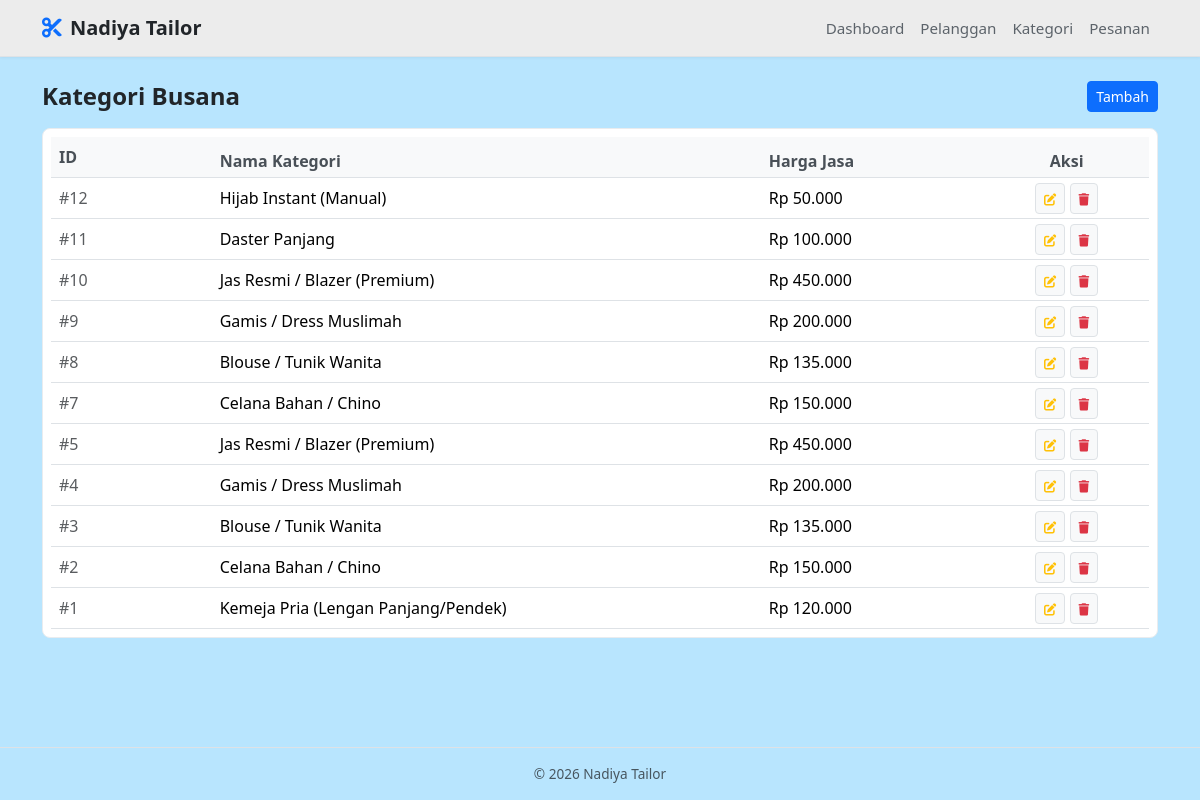
The page /kategori/index.php on the database its author committed.
### tables this page shows
CREATE TABLE `kategori` (
  `id_kategori` int(11) NOT NULL,
  `nama_kategori` varchar(100) NOT NULL,
  `harga_dasar` int(11) NOT NULL
);

### kategori/index.php (the view)
<?php
include '../config/koneksi.php';
include '../includes/header.php';
$query = "SELECT * FROM kategori ORDER BY id_kategori DESC";
$result = mysqli_query($koneksi, $query);
?>
<div class="d-flex justify-content-between align-items-center mb-3">
    <h4 class="fw-semibold text-dark m-0">Kategori Busana</h4>
    <a href="tambah.php" class="btn btn-sm btn-primary">Tambah</a>
</div>
<div class="card p-2">
    <div class="table-responsive">
        <table class="table table-sm table-hover align-middle m-0">
            <thead>
                <tr>
                    <th width="15%" class="p-2">ID</th>
                    <th width="50%">Nama Kategori</th>
                    <th width="20%">Harga Jasa</th>
                    <th width="15%" class="text-center">Aksi</th>
                </tr>
            </thead>
            <tbody>
                <?php while($row = mysqli_fetch_assoc($result)) { ?>
                <tr>
                    <td class="p-2 text-muted">#<?= $row['id_kategori']; ?></td>
                    <td class="fw-medium"><?= htmlspecialchars($row['nama_kategori']); ?></td>
                    <td>Rp <?= number_format($row['harga_dasar'], 0, ',', '.'); ?></td>
                    <td class="text-center">
                        <a href="edit.php?id=<?= $row['id_kategori']; ?>" class="btn btn-sm btn-light border text-warning px-2 py-1"><i class="fas fa-edit small"></i></a>
                        <a href="hapus.php?id=<?= $row['id_kategori']; ?>" class="btn btn-sm btn-light border text-danger px-2 py-1" onclick="return confirm('Hapus kategori?')"><i class="fas fa-trash small"></i></a>
                    </td>
                </tr>
                <?php } ?>
            </tbody>
        </table>
    </div>
</div>
<?php include '../includes/footer.php'; ?>

### includes/header.php (shortened to what this page needs)
<?php
$base_url = "http://localhost/NadiyaTailor/";
?>
<!DOCTYPE html>
<html lang="id">
<head>
    <link href="https://cdn.jsdelivr.net/npm/bootstrap@5.3.2/dist/css/bootstrap.min.css" rel="stylesheet">
    <link href="https://cdnjs.cloudflare.com/ajax/libs/font-awesome/6.4.2/css/all.min.css" rel="stylesheet">
</head>
<body>
    <nav class="navbar navbar-expand-lg navbar-light border-bottom mb-4 sticky-top">
        <div class="container">
            <a class="navbar-brand" href="<?= $base_url; ?>index.php"><i class="fas fa-cut text-primary me-2"></i>Nadiya Tailor</a>
            <div class="collapse navbar-collapse" id="navbarNav">
                <ul class="navbar-nav ms-auto">
                    <li class="nav-item"><a class="nav-link" href="<?= $base_url; ?>index.php">Dashboard</a></li>
                    <li class="nav-item"><a class="nav-link" href="<?= $base_url; ?>pelanggan/index.php">Pelanggan</a></li>
                    <li class="nav-item"><a class="nav-link" href="<?= $base_url; ?>kategori/index.php">Kategori</a></li>
                    <li class="nav-item"><a class="nav-link" href="<?= $base_url; ?>pesanan/index.php">Pesanan</a></li>
                </ul>
            </div>
        </div>
    </nav>
    <div class="container">

### includes/footer.php (shortened to what this page needs)
</div>
<footer class="footer mt-auto py-3 bg-blue border-top text-center text-muted fixed-bottom" style="font-size: 0.85rem;">
    <div class="container">
        <span>&copy; 2026 Nadiya Tailor</span>
    </div>
</footer>
</body>
</html>

### includes/header.php (style rules this page uses)
body { background-color: #b8e5fe; color: #495057; padding-bottom: 60px; }
.navbar { background-color: #ececec !important; box-shadow: 0 1px 3px rgba(0, 0, 0, 0.05); }
.navbar-brand { font-weight: 600; color: #212529 !important; }
.nav-link { color: #5c636a !important; font-size: 0.95rem; }
.card { background-color: #ffffff; border: 1px solid #e9ecef; border-radius: 8px; }
.table th { background-color: #f8f9fa !important; color: #495057; font-weight: 600; }

### rows shown on the page
kategori: id_kategori "12", nama_kategori "Hijab Instant (Manual)", harga_dasar "50.000"
kategori: id_kategori "11", nama_kategori "Daster Panjang", harga_dasar "100.000"
kategori: id_kategori "10", nama_kategori "Jas Resmi / Blazer (Premium)", harga_dasar "450.000"
kategori: id_kategori "9", nama_kategori "Gamis / Dress Muslimah", harga_dasar "200.000"
kategori: id_kategori "8", nama_kategori "Blouse / Tunik Wanita", harga_dasar "135.000"
kategori: id_kategori "7", nama_kategori "Celana Bahan / Chino", harga_dasar "150.000"
kategori: id_kategori "5", nama_kategori "Jas Resmi / Blazer (Premium)", harga_dasar "450.000"
kategori: id_kategori "4", nama_kategori "Gamis / Dress Muslimah", harga_dasar "200.000"
kategori: id_kategori "3", nama_kategori "Blouse / Tunik Wanita", harga_dasar "135.000"
kategori: id_kategori "2", nama_kategori "Celana Bahan / Chino", harga_dasar "150.000"
kategori: id_kategori "1", nama_kategori "Kemeja Pria (Lengan Panjang/Pendek)", harga_dasar "120.000"
